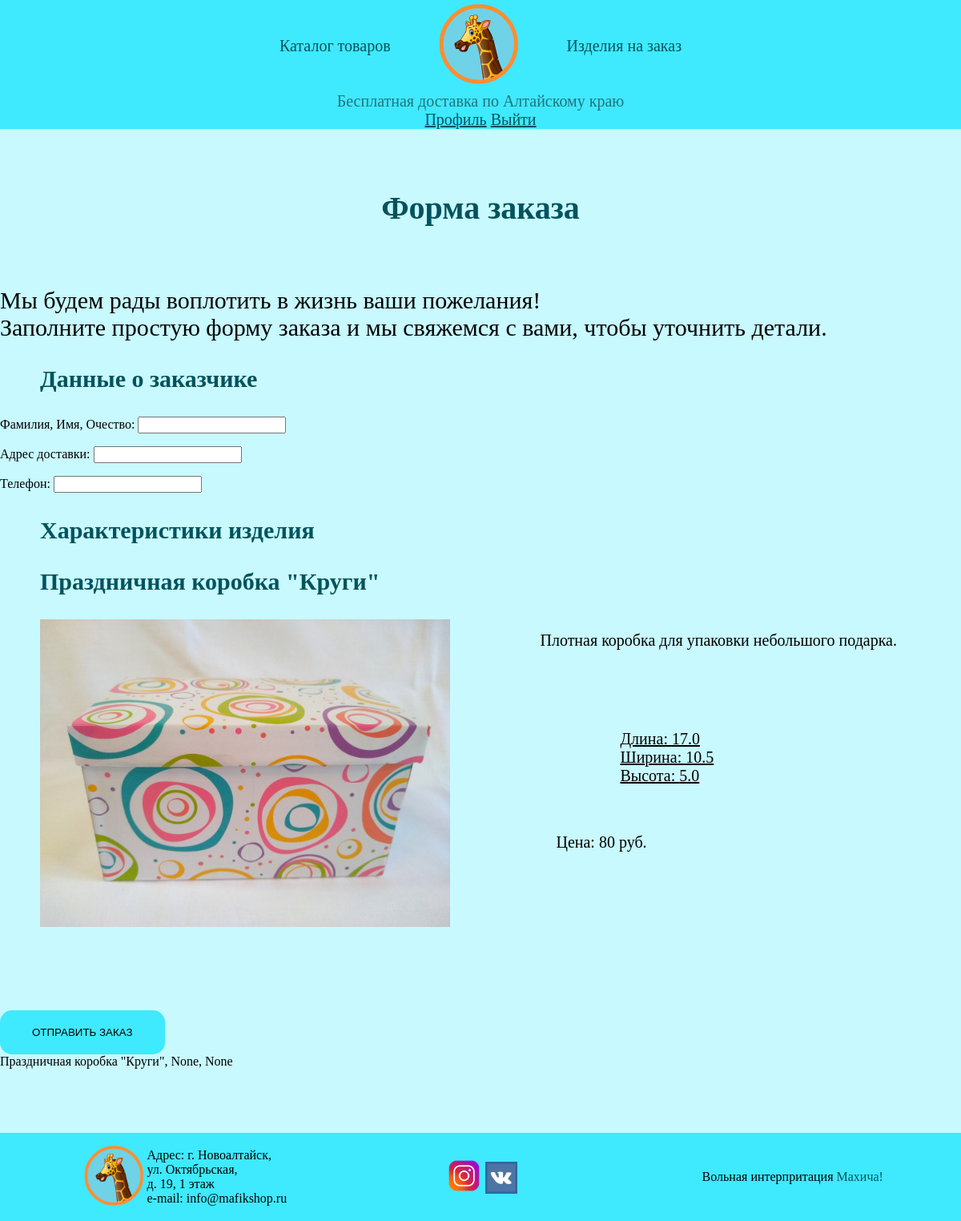
Screenshot of /girafic_app/form/?type_=box&id_=1 (signed in) with the database file from the repository.
### girafic_app/models.py (models this page shows)
class Box(models.Model):
    catalog = models.ForeignKey(Catalog, on_delete=models.CASCADE, verbose_name='Каталог', related_name='box')
    name = models.CharField(max_length=40, verbose_name='Название')
    photo = models.ImageField(upload_to='girafic_app/img', verbose_name='Фото')
    description = models.CharField(max_length=100, verbose_name='Описание')
    lenght = models.FloatField(verbose_name='Длина, см')
    width = models.FloatField(verbose_name='Ширина, см')
    height = models.FloatField(verbose_name='Высота, см')
    cost = models.IntegerField(verbose_name='Цена, руб.')
    data = models.DateTimeField(auto_now_add=True, verbose_name='Дата', null=True, blank=True)
    def __str__(self):
        return 'Праздничная коробка "' + str(self.name) + '"'
    class Meta:
        verbose_name = 'Коробка'
        verbose_name_plural = 'Коробки'

### girafic_app/views.py (the view, shortened to what this page needs)
# urls.py: path('form/', views.form, name='form'),
@login_required(login_url='login')
def form(request):
    client_data_form = ClientDataForm()
    box_order_form = BoxOrderForm(prefix='box')
    dreamcatcher_order_form = DreamcatcherOrderForm(prefix='dream')
    letter_order_form = LetterOrderForm(prefix='letter')
    box = None
    dreamcatcher = None
    letter = None
    if request.GET.get('type_') == 'box':
        box = Box.objects.get(id=request.GET.get('id_'))
        box_order_form = BoxOrderForm(prefix='box', initial={
            'lenght': box.lenght,
            'width': box.width,
            'height': box.height,
            'name': str(box)
        })
    if request.GET.get('type_') == 'dreamcatcher':
        dreamcatcher = Dreamcatcher.objects.get(id=request.GET.get('id_'))
        dreamcatcher_order_form = DreamcatcherOrderForm(prefix='dream', initial={
            'diameter': dreamcatcher.diameter,
            'name': str(dreamcatcher)
        })
    return render(request, 'form.html', {
        'client_data_form': client_data_form,
        'box_order_form': box_order_form,
        'dreamcatcher_order_form': dreamcatcher_order_form,
        'letter_order_form': letter_order_form,
        'box': box,
        'dreamcatcher': dreamcatcher,
        'letter': letter,
        'sent': request.GET.get('sent', False)
    })

### girafic_app/forms.py
class ClientDataForm(forms.ModelForm):
    class Meta:
        model = ClientData
        fields = ('fullname', 'post_address', 'phone')

class BoxOrderForm(forms.ModelForm):
    name = forms.CharField(widget=forms.HiddenInput, required=False)
    class Meta:
        model = BoxOrder
        fields = ('lenght', 'width', 'height', 'name')

### templates/form.html (shortened to what this page needs)
{% extends 'base.html' %}
{% load static %}
{% block body_block %}
    <main>
        {% if sent %}
            <h2 align="center">Ваш заказ принят</h2>
            <p class="pform">
                Спасибо за заказ!<br>
                Мы свяжемся с вами в ближайшее время, чтобы уточнить детали.
            </p>
        {% else %}
            <h2 align="center">Форма заказа</h2>
            <p class="pform">
                Мы будем рады воплотить в жизнь ваши пожелания!<br>
                Заполните простую форму заказа и мы свяжемся с вами, чтобы уточнить детали.
            </p>
            <form class="order_form" method="POST">
                <h3>Данные о заказчике</h3>
                {{ client_data_form.as_p }}
                <h3>Характеристики изделия</h3>
                    <div class="box_order_form {% if box %} box_from_cat {% endif %}">
                        {% if box %}
                        <h3>{{ box }}</h3>
                            <div class="star">
                                <div><img src="{{ box.photo.url }}" width="320" height="240" title="{{ box }}"></div>
                                <ul>
                                    <li>
                                        <p class="height">
                                            {{ box.description }}
                                        </p>
                                    </li>
                                    <li class="text-box">
                                        <p>
                                            Длина: {{ box.lenght }}<br>
                                            Ширина: {{ box.width }}<br>
                                            Высота: {{ box.height }}<br>
                                        </p>
                                    </li>
                                    <li class="order">
                                        Цена: {{ box.cost }} руб.
                                    </li>
                                </ul>
                        </div>
                        {% endif %}
                        <button class="entrance__submit button" name="button_box_order_form" type="submit">Отправить заказ</button>
                    </div>
            </form>
            {{ box }}, {{ dreamcatcher }}, {{ letter }}
        {% endif %}
    </main>
{% endblock %}

### static/css/style.css (style rules this page uses)
body { background-color: #c8f9ff; font-family: Century Gothic; width: 1200px; margin: 0 auto; }
.button { display: inline-block; background-color: #3fe9fe; border-radius: 15px; text-align: center; vertical-align: middle; text-transform: uppercase; text-decoration: none; border: none; margin: 0; padding: 20px 40px; }
h2 { color: #01535d; font-size: 40px; margin: 75px 0; }
h3 { color: #01535d; font-size: 30px; margin-left: 50px; }
li { list-style: none; }
img { max-width: 100%; height: auto; }
.star { display: flex; padding: 0; justify-content: space-between; margin-bottom: 100px; }
.star p { padding: 0; margin: 15px 30px; }
.star ul { padding: 0; margin: 0 50px; }
.star img { min-width: 512px; min-height: 300px; margin-left: 50px; }
.text-box { padding-top: 70px; margin: 0 100px; font-size: 20px; text-decoration: underline; }
.order { margin-top: 60px; margin-bottom: 5px; margin-left: 50px; font-size: 20px; }
.height { font-size: 20px; }
.pform { font-size: 30px; }

### rows the page displays
Box: name "Праздничная коробка \"Круги\"", photo (picture), description "Плотная коробка для упаковки небольшого подарка.", lenght "17.0", width "10.5", height "5.0", cost "80"

### other values shown
{{ dreamcatcher }} "None"
{{ letter }} "None"
